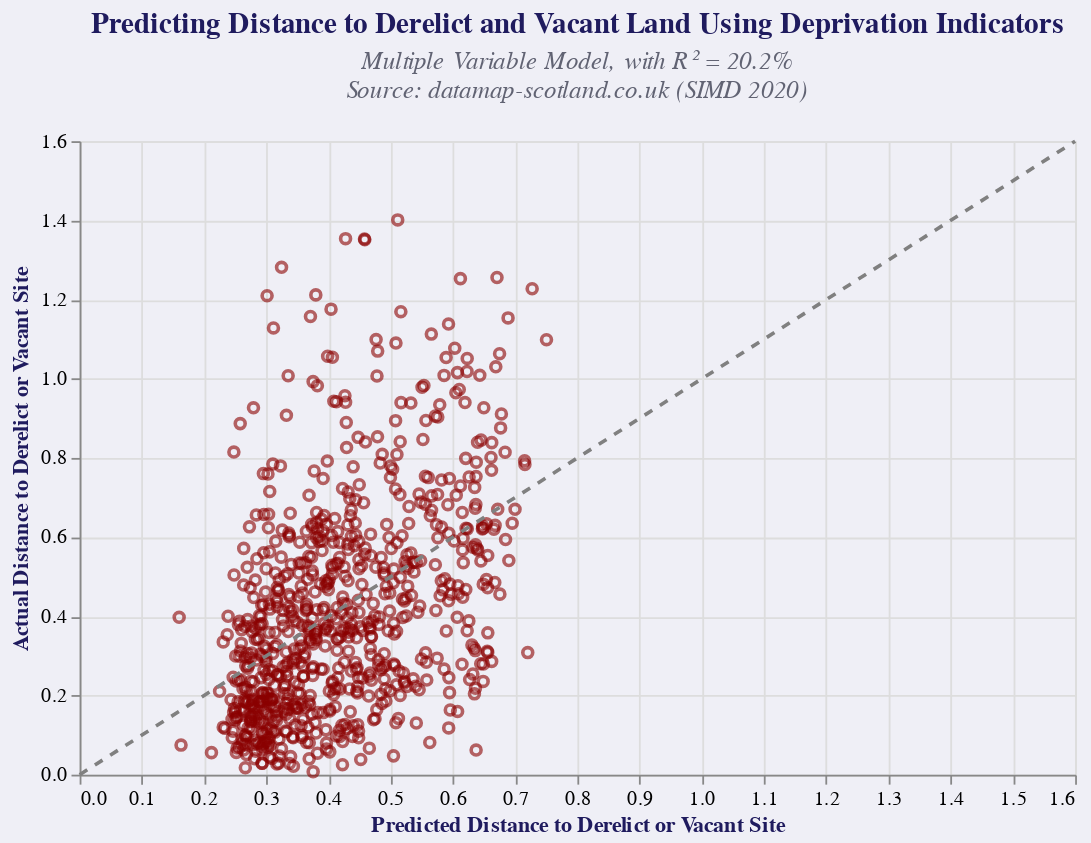

Write notebook code for a chart like this one.
### Markdown cell above
Visualisation

### Code cell
from sklearn.linear_model import LinearRegression

# first, calculate predictions and add to data for charting
pred_multi = model_multi.predict(X_scaled)
data['pred_multi'] = pred_multi

title_params = alt.TitleParams(
    text="Predicting Distance to Derelict or Vacant Land Using Deprivation Indicators",
    subtitle=[
        "Multiple Variable Model, with R² = 20.2%",
        "Source: datamap-scotland.co.uk (SIMD 2020)",
    ],
    anchor="middle",
    offset=15,
    color="#1f1b5e",
    font="Montserrat-Bold, sans-serif",
    fontSize=16,
    subtitleFontSize=14,
    subtitleColor="#616373",
    subtitlePadding=6,
    subtitleFontStyle="italic",
)

axis_style = alt.Axis(
    labelFontSize=11,
    titleFontSize=12,
    titleColor="#1f1b5e",
)


multi_scatter = alt.Chart(data).mark_point(color="darkred", opacity=0.6).encode(
    x=alt.X(
        "pred_multi:Q",
        title="Predicted Distance to Derelict or Vacant Site",
        scale=alt.Scale(domain=[0, 1.6]),
        axis=axis_style,
    ),
    y=alt.Y(
        "dist_km:Q",
        title="Actual Distance to Derelict or Vacant Site",
        scale=alt.Scale(domain=[0, 1.6]),
        axis=axis_style,
    ),
    tooltip=[
        "Datazone:N",
        alt.Tooltip("dist_km:Q", format=".3f", title="Actual Distance (km)"),
        alt.Tooltip("pred_multi:Q", format=".3f", title="Predicted Distance (km)"),
    ],
)


perfect_line_data = pd.DataFrame({"x": [0, 1.6], "y": [0, 1.6]})
perfect_line = alt.Chart(perfect_line_data).mark_line(
    strokeDash=[5, 5], color="gray"
).encode(
    x="x:Q",
    y="y:Q",
)

r2 = model_multi.score(X_scaled, y)

layered_chart = (
    (multi_scatter + perfect_line)
    .properties(
        title=alt.TitleParams(
            text=title_params.text,
            subtitle=title_params.subtitle,
            anchor=title_params.anchor,
            offset=title_params.offset,
            color=title_params.color,
            font=title_params.font,
            fontSize=title_params.fontSize,
            subtitleFontSize=title_params.subtitleFontSize,
            subtitleColor=title_params.subtitleColor,
            subtitlePadding=title_params.subtitlePadding,
            subtitleFontStyle=title_params.subtitleFontStyle,
        ),
        width=550,
        height=350,
        background="#EFEFF6",
    )
    .configure_view(stroke="transparent")
    .configure(font="Montserrat, sans-serif")
)

layered_chart

### Figure 1 — Vega-Lite specification as saved in the notebook (floating-point values rounded to 4 significant figures; data arrays with more than 128 entries replaced by an {"elided": "..."} marker saying what was removed)
{"config": {"view": {"continuousWidth": 300, "continuousHeight": 300}, "font": "Montserrat, sans-serif"}, "layer": [{"data": {"name": "data-9e19fb12ebfd502e98eef8b0bf6dfa47"}, "mark": {"type": "point", "color": "darkred", "opacity": 0.6}, "encoding": {"tooltip": [{"field": "Datazone", "type": "nominal"}, {"field": "dist_km", "format": ".3f", "title": "Actual Distance (km)", "type": "quantitative"}, {"field": "pred_multi", "format": ".3f", "title": "Predicted Distance (km)", "type": "quantitative"}], "x": {"axis": {"labelFontSize": 11, "titleColor": "#1f1b5e", "titleFontSize": 12}, "field": "pred_multi", "scale": {"domain": [0, 1.6]}, "title": "Predicted Distance to Derelict or Vacant Site", "type": "quantitative"}, "y": {"axis": {"labelFontSize": 11, "titleColor": "#1f1b5e", "titleFontSize": 12}, "field": "dist_km", "scale": {"domain": [0, 1.6]}, "title": "Actual Distance to Derelict or Vacant Site", "type": "quantitative"}}}, {"data": {"name": "data-f88f6ef18ddb294c31d0168c3ac80250"}, "mark": {"type": "line", "color": "gray", "strokeDash": [5, 5]}, "encoding": {"x": {"field": "x", "type": "quantitative"}, "y": {"field": "y", "type": "quantitative"}}}], "background": "#EFEFF6", "height": 350, "title": {"text": "Predicting Distance to Derelict and Vacant Land Using Deprivation Indicators", "anchor": "middle", "color": "#1f1b5e", "font": "Montserrat-Bold, sans-serif", "fontSize": 16, "offset": 15, "subtitle": ["Multiple Variable Model, with R² = 20.2%", "Source: datamap-scotland.co.uk (SIMD 2020)"], "subtitleColor": "#616373", "subtitleFontSize": 14, "subtitleFontStyle": "italic", "subtitlePadding": 6}, "width": 550, "$schema": "https://vega.github.io/schema/vega-lite/v5.20.1.json", "datasets": {"data-9e19fb12ebfd502e98eef8b0bf6dfa47": {"elided": "746 records"}, "data-f88f6ef18ddb294c31d0168c3ac80250": [{"x": 0.0, "y": 0.0}, {"x": 1.6, "y": 1.6}]}}
